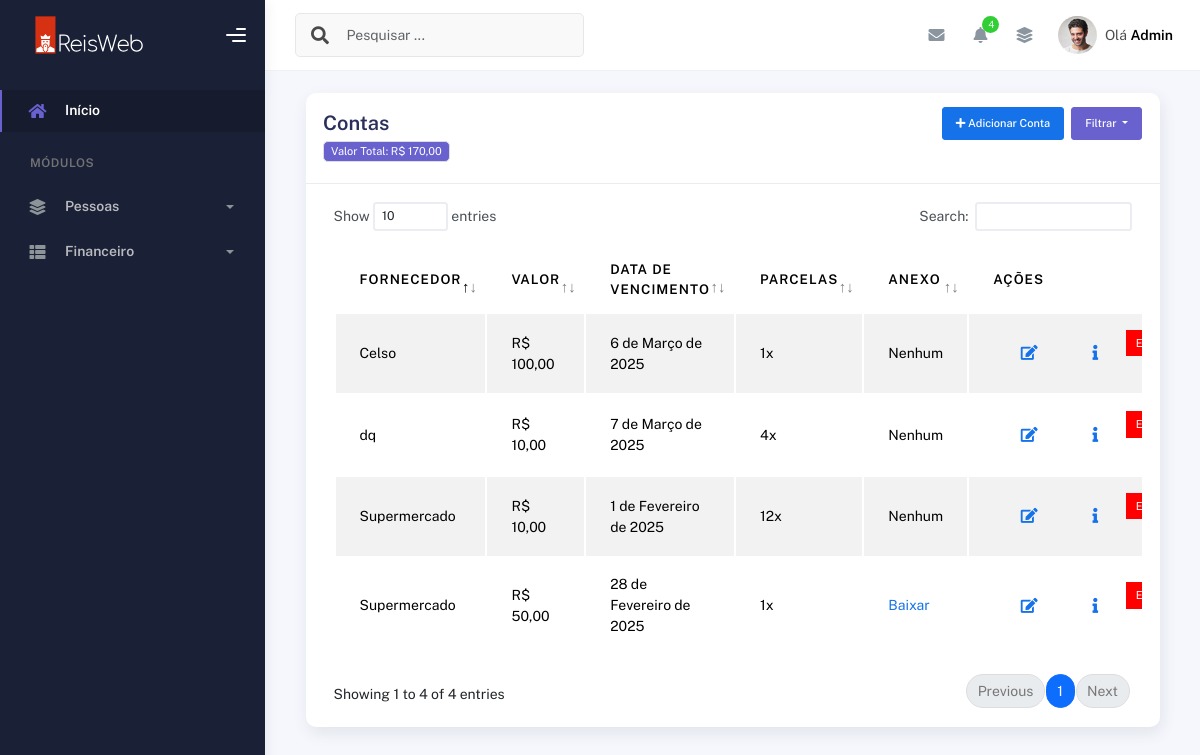
The page /contas/todas_contas/ (signed in) on the database as committed earlier.
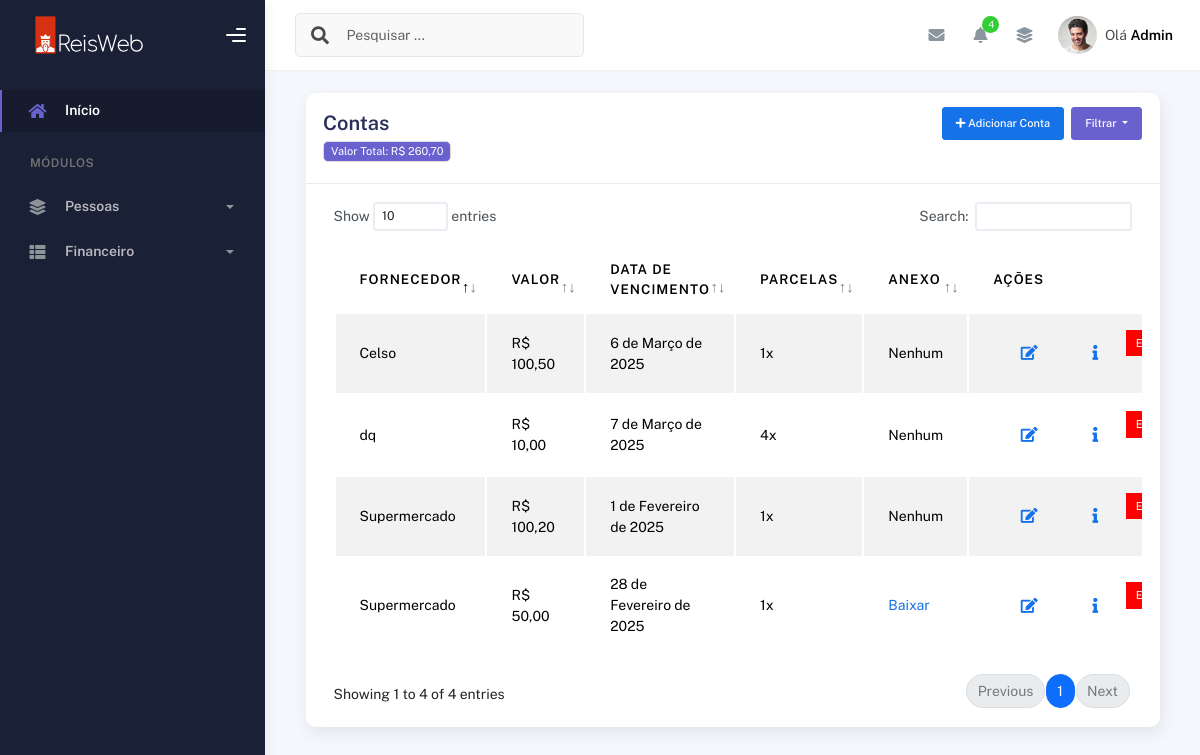
The same page on the database as committed later.
### plataformacontas/models.py (models this page shows, shortened)
class ContaPagar(models.Model):
    pastor = models.ForeignKey(User, on_delete=models.CASCADE)  # Usuário dono da conta
    fornecedor = models.CharField(max_length=255)  # Nome do fornecedor
    descricao = models.TextField()  # Descrição da conta
    valor = models.DecimalField(max_digits=10, decimal_places=2)  # Valor da conta
    data_vencimento = models.DateField()  # Data de vencimento da conta
    quantidade_parcelas = models.PositiveIntegerField(default=1)  # Número de parcelas
    arquivo = models.FileField(upload_to="contas_a_pagar/", blank=True, null=True)  # Upload de arquivo
    data_criacao = models.DateTimeField(auto_now_add=True)  # Data de criação

### plataformacontas/views.py (the view)
# urls.py: path('contas/todas_contas/', views.todas_contas, name='todas_contas'),
@login_required(login_url='/usuarios/login')
def todas_contas(request):
    contas = ContaPagar.objects.filter(pastor=request.user).order_by("-data_criacao")
    total_geral = contas.aggregate(Sum('valor'))['valor__sum'] or 0
    return render(request, "todas_contas.html", {
        "contas": contas,
        "total_geral": total_geral
    })

### plataformacontas/templates/todas_contas.html (shortened to what the changed rows need)
{% extends "bases/base_plataformaigreja.html" %}
{% load static %}
{% block 'conteudo' %}
  <div class="container">
    <div class="page-inner">
      <div class="col-md-12">
        <div class="card">
          <div class="card-header">
            <h6><span class="badge bg-secondary">Valor Total:</strong> R$ {{ total_geral|floatformat:2 }}</span></h6>
          </div>
        <div class="card-body">
                    <div class="table-responsive">
                      <table
                        id="add-row"
                        class="display table table-striped table-hover"
                      >
                        <thead>
                          <tr>
                            <th>Fornecedor</th>
                            <th>Valor</th>
                            <th>Data de Vencimento</th>
                            <th>Parcelas</th>
                            <th>Anexo</th>
                            <th style="width: 10%">Ações</th>
                          </tr>
                        </thead>
                        <tbody>
                            {% for conta in contas %}
                            <tr>
                              <td>{{ conta.fornecedor }}</td>
                              <td>R$ {{ conta.valor }}</td>
                              <td>{{ conta.data_vencimento }}</td>
                              <td>{{ conta.quantidade_parcelas }}x</td>
                              <td>
                                {% if conta.arquivo %}
                                <a href="{{ conta.arquivo.url }}" target="_blank">Baixar</a>
                                {% else %}
                                Nenhum
                                {% endif %}
                              </td>
                              <td>
                                <div class="form-button-action">
                                  <a href="{% url 'editar_conta' conta.id %}">
                                  <button
                                    type="button"
                                    title="Editar"
                                    class="btn btn-link btn-primary btn-lg"
                                    data-original-title="Edit Task"
                                    data-bs-toggle="modal"
                                    data-bs-target="#editarMembroModal"
                                  >
                                    <i class="fa fa-edit"></i>
                                  </button>
                                </a>
                                <button
                                    type="button"
                                    title="Informações"
                                    class="btn btn-link btn-primary btn-lg btn-detalhes"
                                    data-original-title="Edit Task"
                                    data-id="#"
                                    data-modal="modal-{{ conta.id }}"
                                    data-bs-toggle="modal"
                                    data-bs-target="#modal-{{ conta.id }}"
                                  >
                                    <i class="fa fa-info"></i>
                                  </button>
                                  <form action="{% url 'excluir_conta' conta.id %}" method="POST" onsubmit="return confirm('Tem certeza que deseja excluir esta conta?');">
                                      <button type="submit" class="btn-sm" style="background-color: red; color: white; padding: 5px 10px; border: none; cursor: pointer;">
                                          Excluir
                                      </button>
                                    </form>
                                </div>
                              </td>
                            </tr>
                          {% endfor %}
                        </tbody>
                      </table>
                    </div>
                  </div>
                </div>
              </div>
            </div>
          </div>
        </div>
      </div>
    </div>
{% endblock %}

Rows that differ between the two databases and show on the page:
changed ContaPagar "Celso": valor "100,00" → "100,50"
changed ContaPagar "1 de Fevereiro de 2025": valor "10,00" → "100,20"; quantidade_parcelas "12" → "1"
Other text that changed with them:
{{ total_geral|floatformat:2 }}: "170,00" → "260,70"
